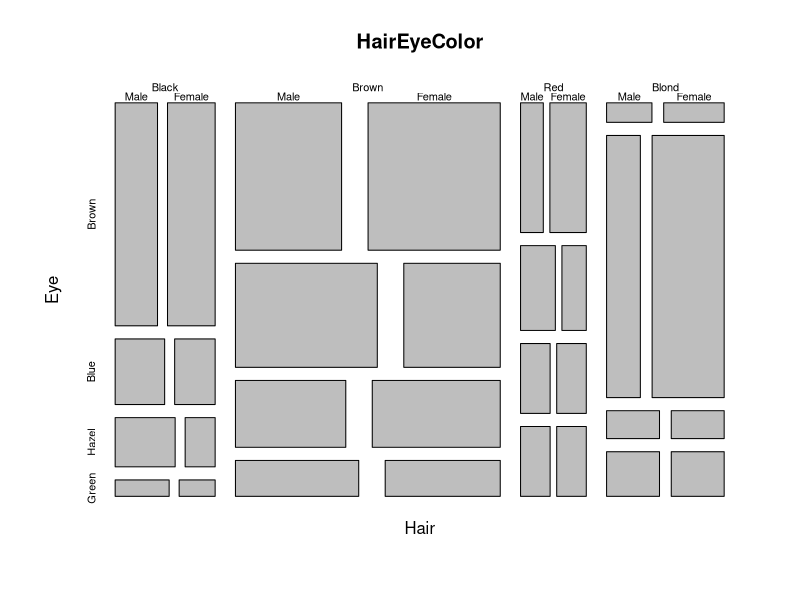
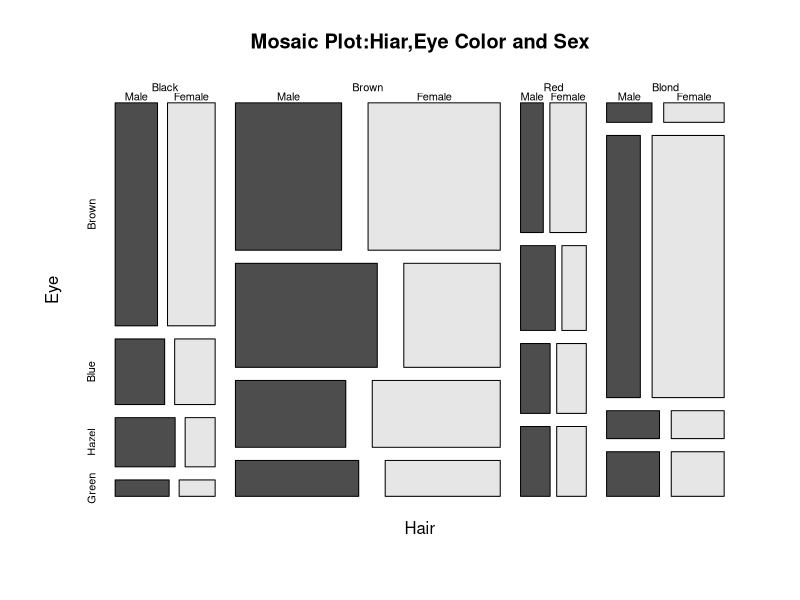
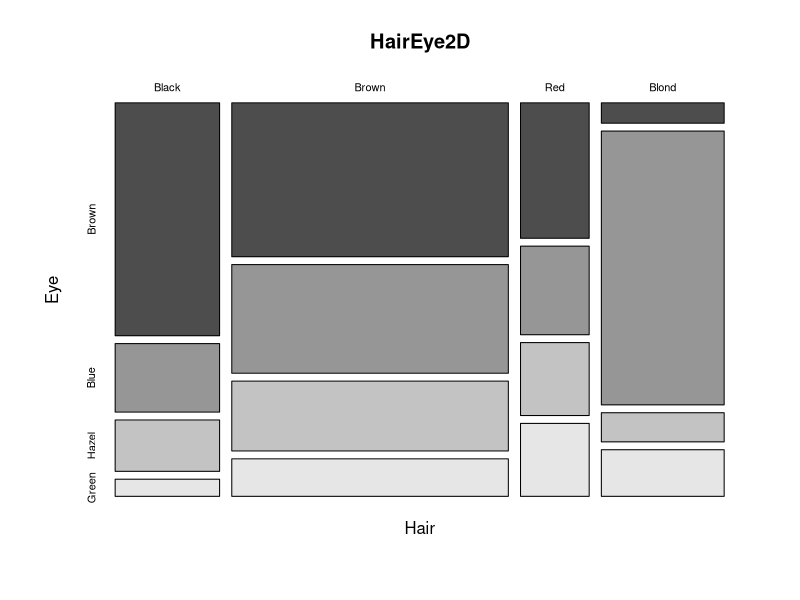
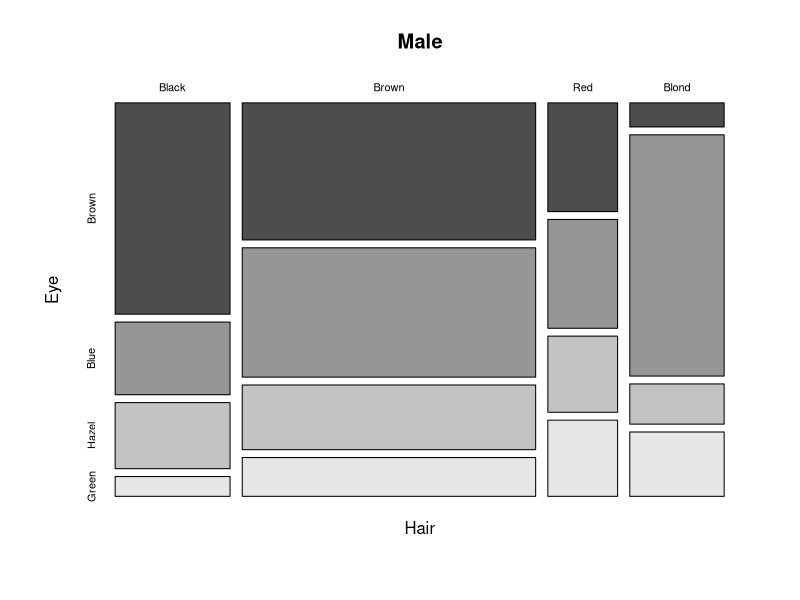
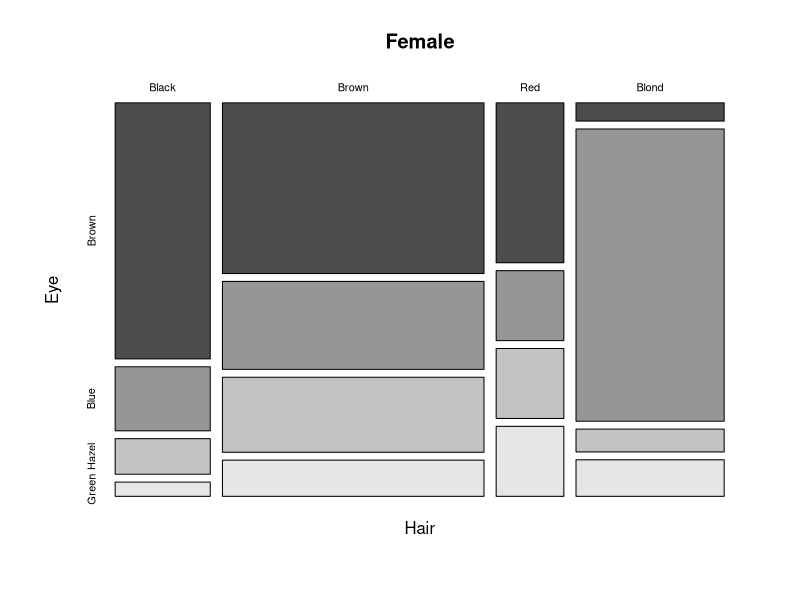
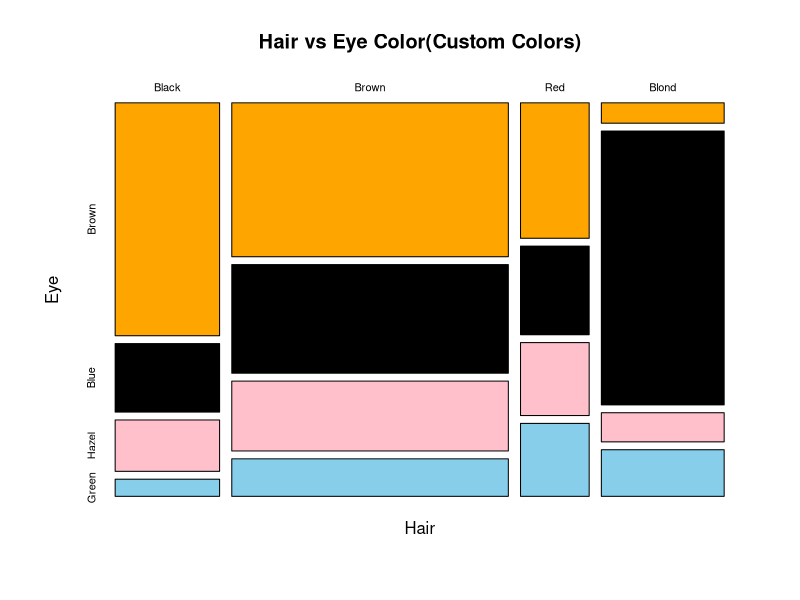
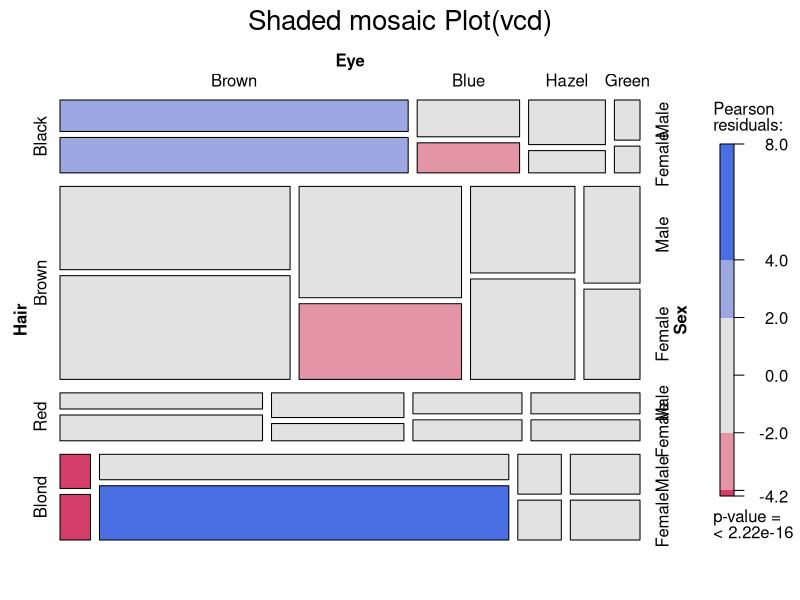
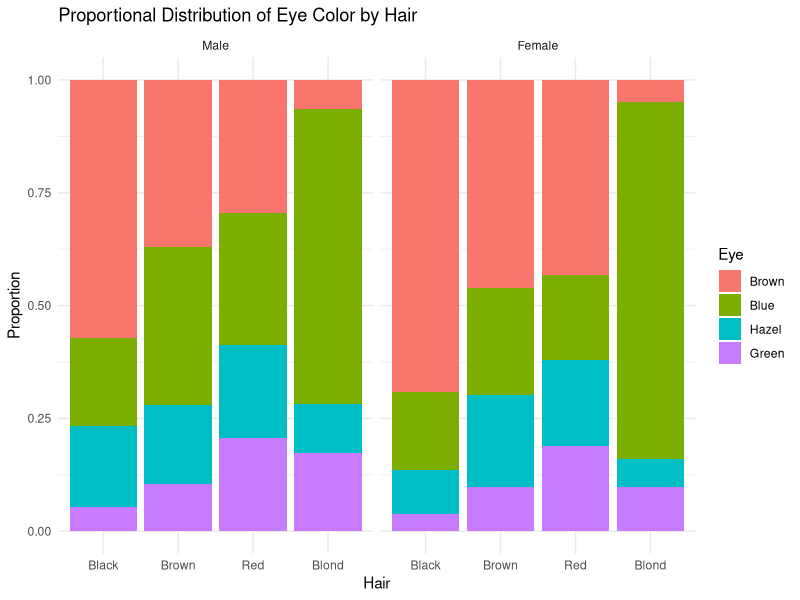

Generate these figures, in order, with R:
#Load andunderstand the HairEyeColor Dataset
#Load dataset
data(HiarEyeColor)

#Check structure
str(HairEyeColor)
View(HairEyeColor)
?HairEyeColor

#Very basic Mosaic Plot(Base R)
mosaicplot(HairEyeColor)

#Add Titles and Colors
mosaicplot(HairEyeColor,main="Mosaic Plot:Hiar,Eye Color and Sex",
           color = TRUE)

#Two-Variable Mosaic Plot
HairEye2D <- margin.table(HairEyeColor,c(1,2))
mosaicplot(HairEye2D, maiin="Hair vs Eye Color mOsaic Plot",
           color=TRUE)
#Mosaic plots by sex
par(mfrom =c(1,2))
mosaicplot(HairEyeColor[,,"Male"],main="Male",color=TRUE)
mosaicplot(HairEyeColor[,,"Female"],main="Female",color=TRUE)
par(mfrom=c(1,1))

#Custom Colors
mosaicplot(HairEye2D, col=c("orange","black","pink","skyblue"),
           main="Hair vs Eye Color(Custom Colors)")

#Advance Mosaic Plot using 'vcd'
install.packages("vcd")
library(vcd)
mosaic(HairEyeColor,shade=TRUE,legend=TRUE,
       main="Shaded mosaic Plot(vcd)")

#COnvert Dataset to Data Frmae(For ggplot)
hair_eye_df <- as.data.frame(HairEyeColor)
head(hair_eye_df)

#ggplot Alternative(Proportional Mosaic-Style Plot)
library(ggplot2)
ggplot(hair_eye_df,aes(x=Hair,y=Freq,fill=Eye))+
  geom_bar(stat="identity",position="fill")+
  facet_wrap(~Sex)+
  labs(
    title="Proportional Distribution of Eye Color by Hair",
    y="Proportion"
  )+
  theme_minimal()

#Advance MOsaic with Residual Shading
mosaic(~Hair + Eye + Sex, data=hair_eye_df,shade=TRUE,legend=TRUE)
